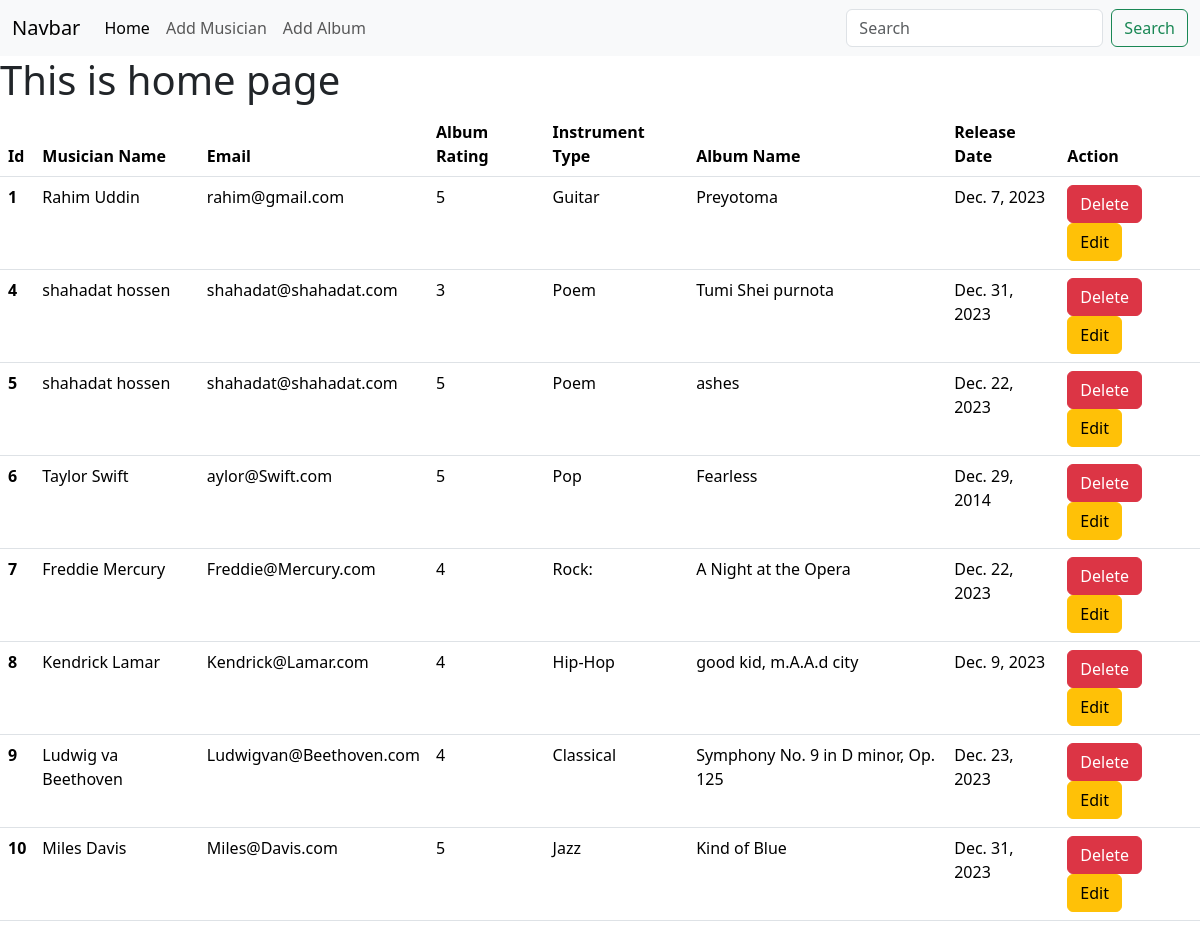
Before: / with the older database file.
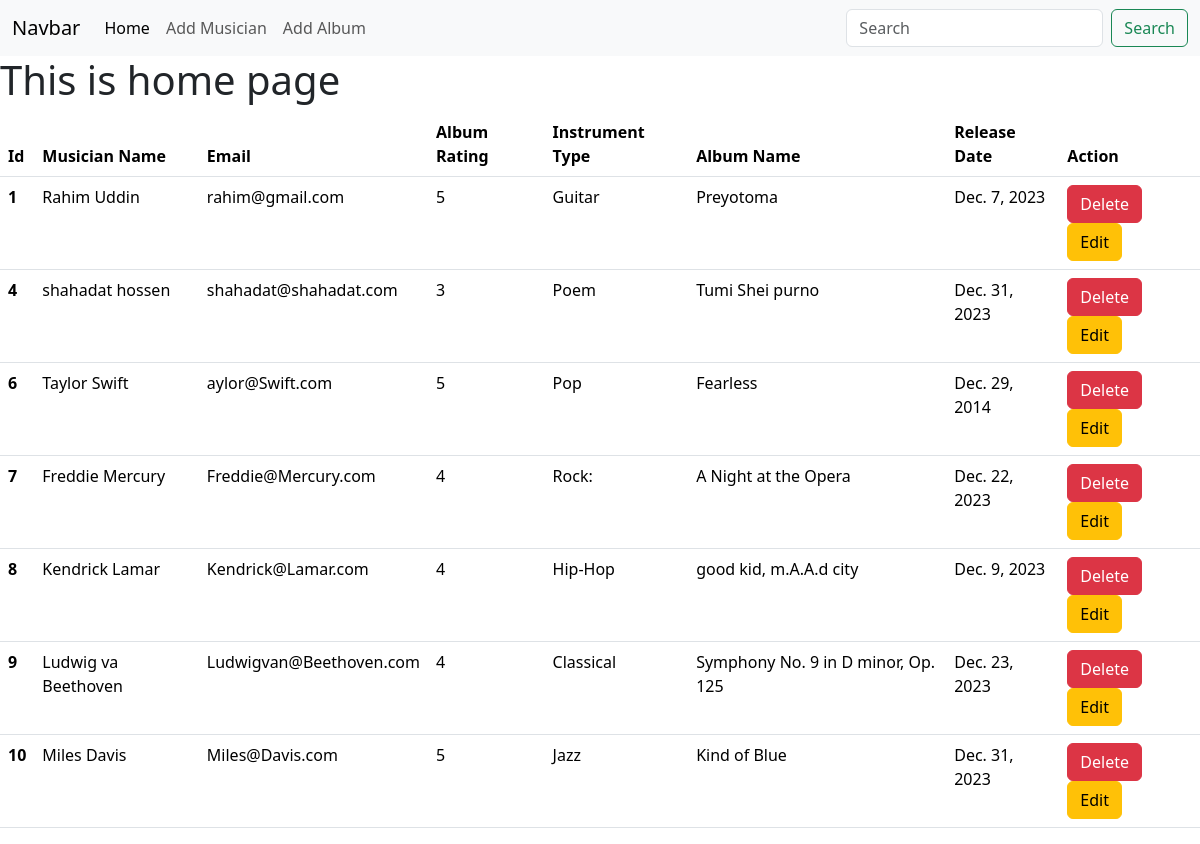
After: the same page with the newer database file.
### album/models.py (models this page shows, shortened)
class Album(models.Model):
    album_name  = models.CharField(max_length=225)
    musicians = models.ManyToManyField(Musician)
    release_date  = models.DateField()
    rating = models.IntegerField(choices=[(i, str(i)) for i in range(1, 6)])

### musician/models.py (models this page shows, shortened)
class Musician(models.Model):
    first_name = models.CharField(max_length=200)
    last_name = models.CharField(max_length=200)
    email = models.EmailField(max_length=100)
    phone_number = models.CharField(max_length=15)
    instrument_type = models.CharField(max_length=100)

### Musicians_Directory/views.py (the view)
# urls.py: path('',views.home, name='home'),
def home(request):
    data = Album.objects.all()
    return render(request,'home.html',{'data':data})

### templates/home.html
{% extends "base.html" %} {% block content %} {% load static %}
<h1>This is home page</h1>
<table class="table">
  <thead>
    <tr>
      <th scope="col">Id</th>
      <th scope="col">Musician Name</th>
      <th scope="col">Email</th>
      <th scope="col">Album Rating</th>
      <th scope="col">Instrument Type</th>
      <th scope="col">Album Name</th>
      <th scope="col">Release Date</th>
      <th scope="col">Action</th>
    </tr>
  </thead>
  <tbody>
    {% for album in data %}
    <tr>
      <th scope="row">{{ album.id }}</th>
      <td>
        {% for musician in album.musicians.all %}
        {{ musician.first_name }} {{musician.last_name }}
        {% if not forloop.last %}, {% endif %} {% endfor %}
      </td>
      <td>{{ album.musicians.first.email }}</td>
      <td>{{ album.rating }}</td>
      <td>
        {% if album.musicians.first %}
        {{ album.musicians.first.instrument_type}}
        {% endif %}
      </td>
      <td>{{ album.album_name }}</td>
      <td>{{ album.release_date }}</td>
      <td>
        <a href={% url 'delete_album' album.id %} class="btn btn-danger">Delete</a>
        <a href={% url 'edit_album' album.id %} class="btn btn-warning">Edit</a>
      </td>
    </tr>
    {% endfor %}
  </tbody>
</table>
{% endblock %}

Changed rows visible on the page:
removed Album: id "5", musicians.first.email "shahadat@shahadat.com", rating "5", musicians.first.instrument_type "Poem", album_name "ashes", release_date "Dec. 22, 2023", Musician (first_name "shahadat", last_name "hossen")
changed Album "shahadat@shahadat.com": album_name "Tumi Shei purnota" → "Tumi Shei purno"
